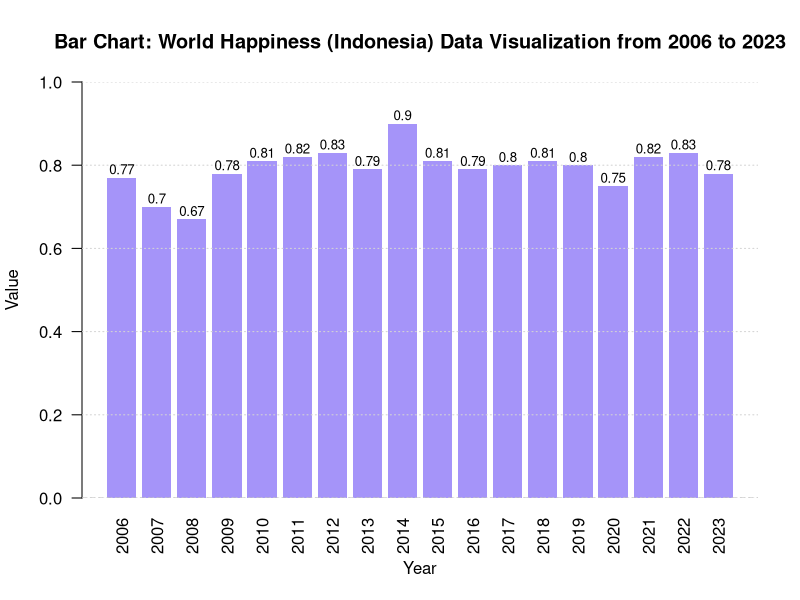

Here is the R script that generated this plot:
# Data yang diberikan
data <- data.frame(
    year = c(2006:2023),
    value = c(0.77, 0.70, 0.67, 0.78, 0.81, 0.82, 0.83, 0.79, 0.90, 0.81, 0.79, 0.80, 0.81, 0.80, 0.75, 0.82, 0.83, 0.78)
)

# Menyimpan grafik dalam format PNG
png("hasil_barplot.png", width = 800, height = 600)  # Atur ukuran gambar

# Membuat barplot
barplot(
    height = data$value, # Tinggi batang
    names.arg = data$year, # Nama tahun di sumbu X
    col = "#A594F9", # Warna batang
    border = NA, # Menghilangkan border pada batang
    main = "Bar Chart: World Happiness (Indonesia) Data Visualization from 2006 to 2023", # Judul
    xlab = "Year", # Label sumbu X
    ylab = "Value", # Label sumbu Y
    ylim = c(0, 1), # Batas sumbu Y
    las = 2 # Memutar label sumbu X 90 derajat
)

# Menambahkan grid ke plot
grid(nx = 0, ny = NULL, col = "lightgray", lty = "dotted") # Menambahkan grid

# Menambahkan nilai di atas batang
text(
    x = barplot(height = data$value, plot = FALSE), # Mendapatkan posisi X batang
    y = data$value + 0.02, # Posisi Y sedikit di atas batang
    labels = data$value, # Nilai yang ditampilkan
    cex = 0.8 # Ukuran teks
)

# Menambahkan garis horizontal di sumbu Y
abline(h = 0, lty = 2, col = "gray") # Garis putus-putus

# Menutup perangkat grafis dan menyimpan file PNG
dev.off()